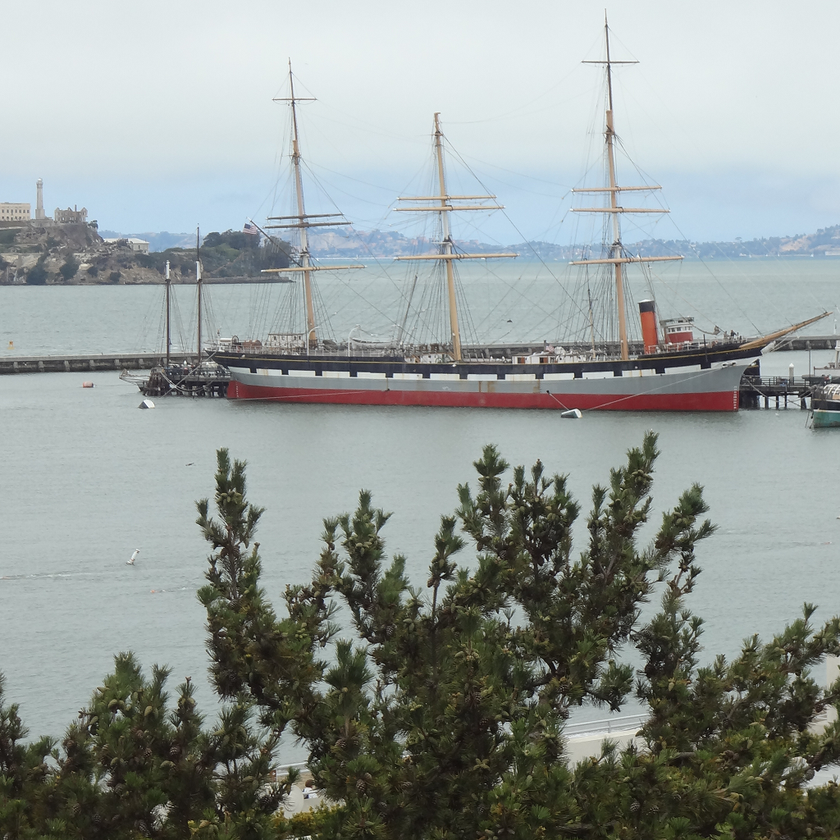
%> input picture KV260/simulation_results/images/read/1024_1024/1024_1024.bmp, 840 x 840 px, shrunk from 1024 x 1024 before the run
$ octave m1024_1024.m   (GNU Octave 9; MATLAB toolbox functions it lacks are replaced by stand-ins)
%> lines starting %> are read from the running program, lines starting %| are printed output that depends on the picture
RGB = imread('1024_1024.bmp');
%> RGB is the input picture: size 840x840x3 uint8; mean R, G, B 145.9, 153, 150.3
HSV = rgb2hsv(RGB)
%> HSV: size 840x840x3 double; mean H, S, V 0.408, 0.145, 0.614
H=HSV(:,:,1);
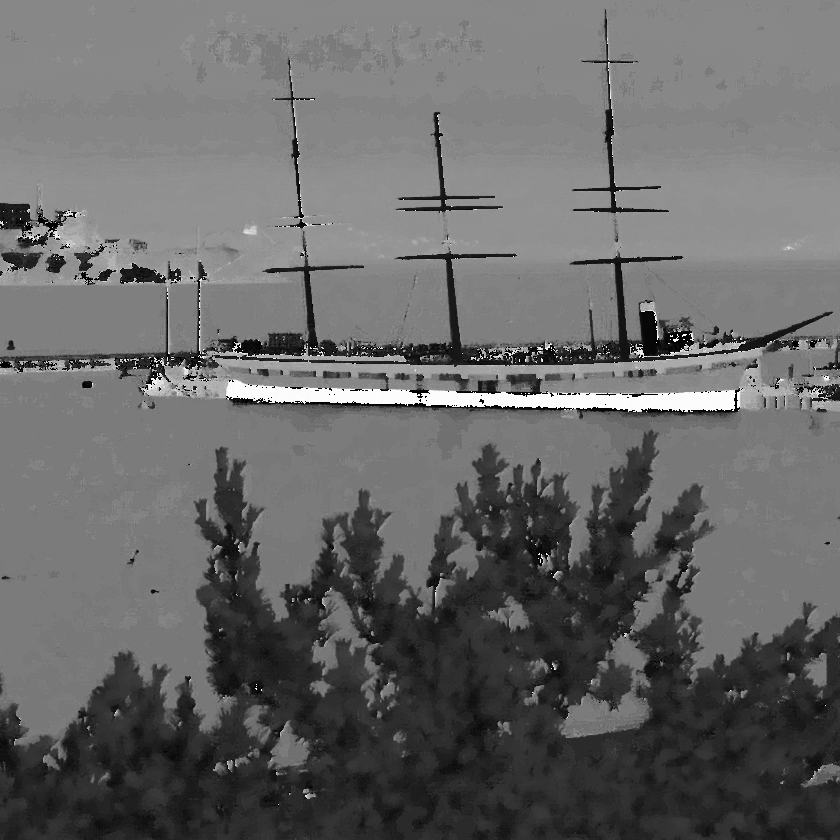
%> H: size 840x840 double; min 0, max 0.998, mean 0.408
S=HSV(:,:,2);
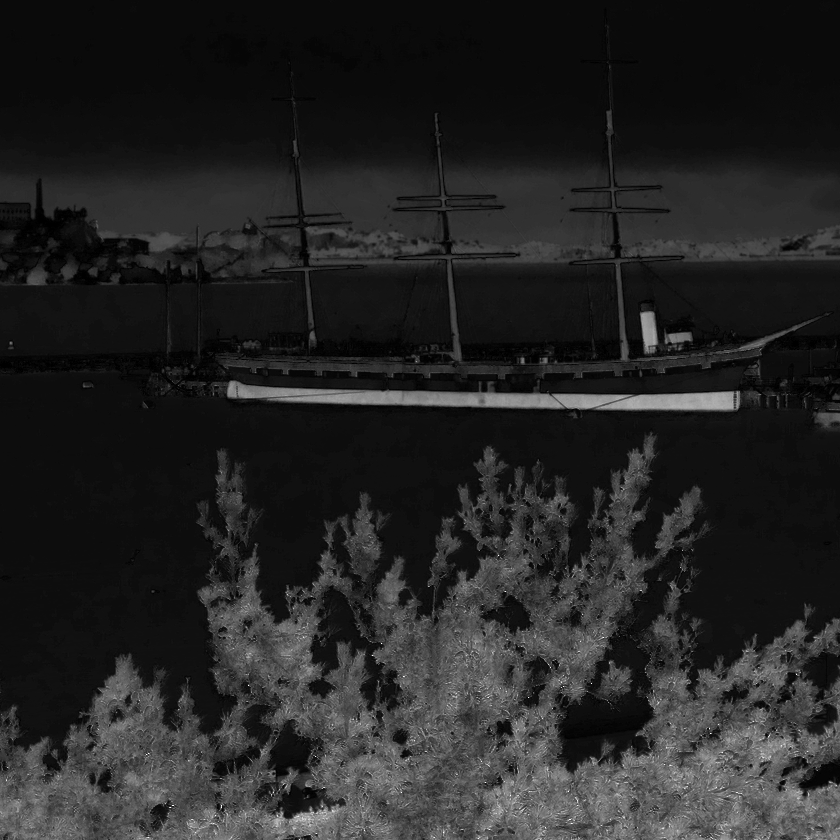
%> S: size 840x840 double; min 0, max 1, mean 0.145
V=HSV(:,:,3);
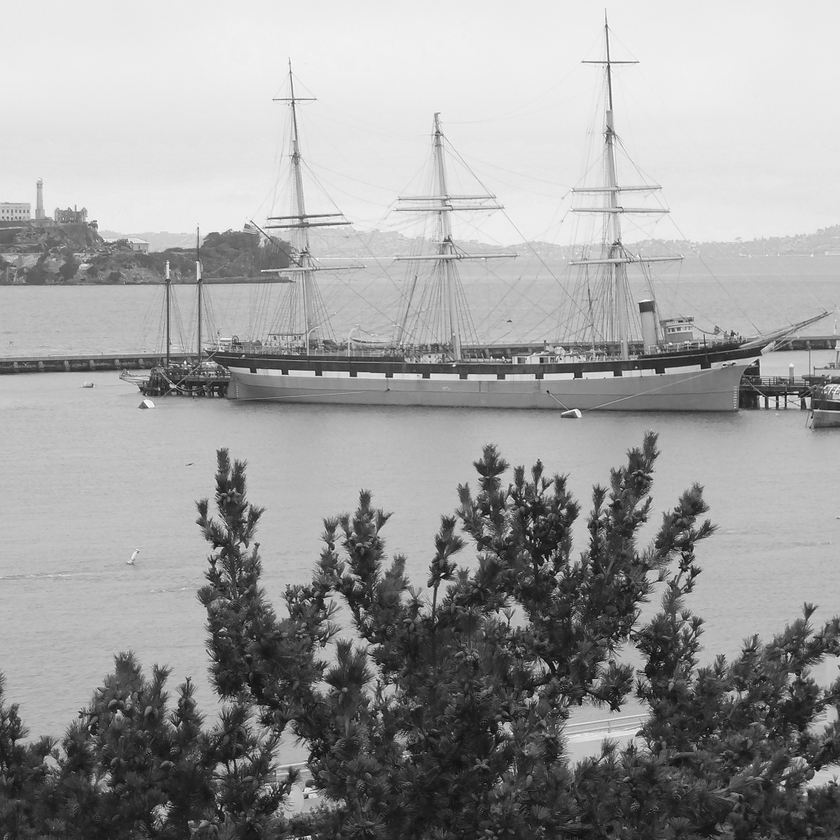
%> V: size 840x840 double; min 0, max 1, mean 0.614
ax1 = subplot(2,2,1);
imshow(HSV)
ax2 = subplot(2,2,2);
imshow(H)

ax3 = subplot(2,2,3);
imshow(S)

ax4 = subplot(2,2,4);
imshow(V)

$ run again, with KV260/simulation_results/images/read/1024_1024/.bmp copied over KV260/simulation_results/images/read/1024_1024/1024_1024.bmp
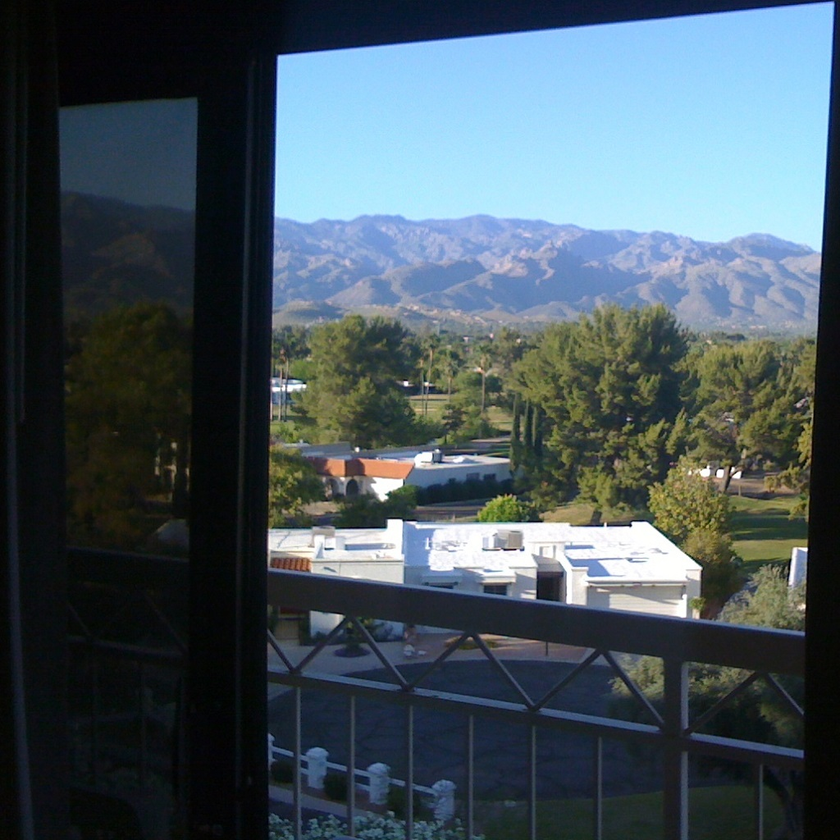
%> input picture KV260/simulation_results/images/read/1024_1024/.bmp, 840 x 840 px, shrunk from 1024 x 1024 before the run
%> RGB is the input picture: size 840x840x3 uint8; mean R, G, B 70.5, 85.2, 93.4
%> HSV: size 840x840x3 double; mean H, S, V 0.484, 0.374, 0.387
%> `S=HSV(:,:,2);`:
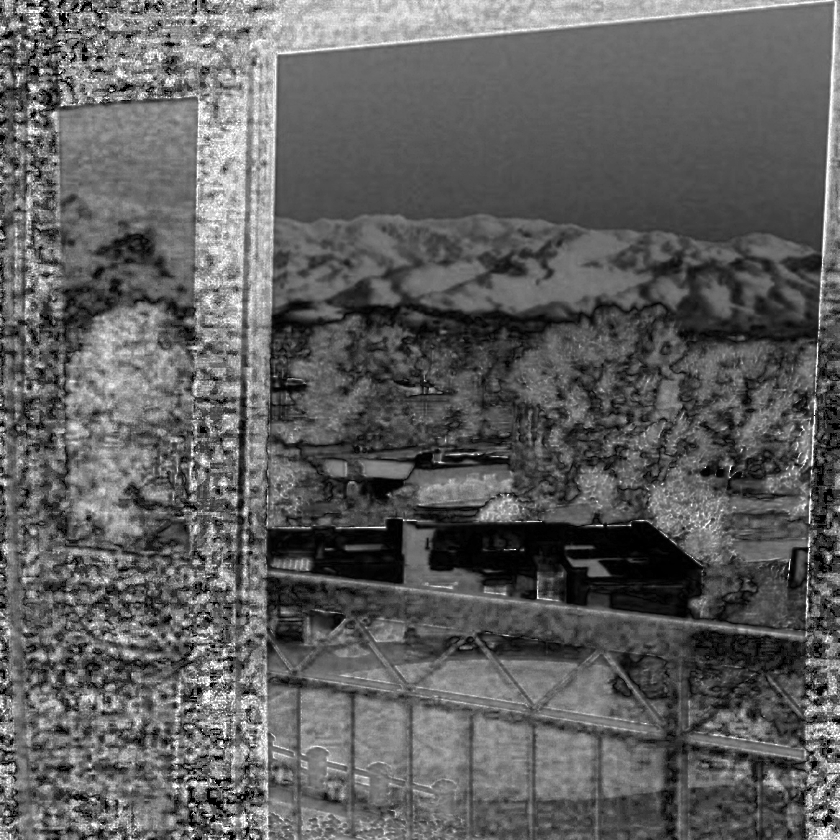
%> S: size 840x840 double; min 0, max 1, mean 0.374
%> `V=HSV(:,:,3);`:
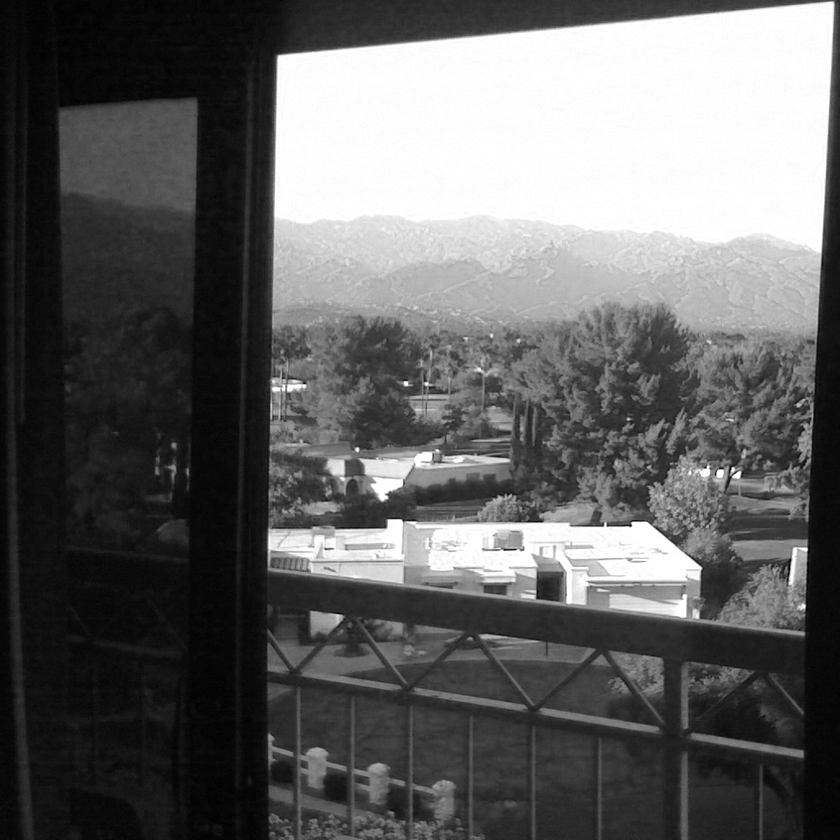
%> V: size 840x840 double; min 0, max 1, mean 0.387
